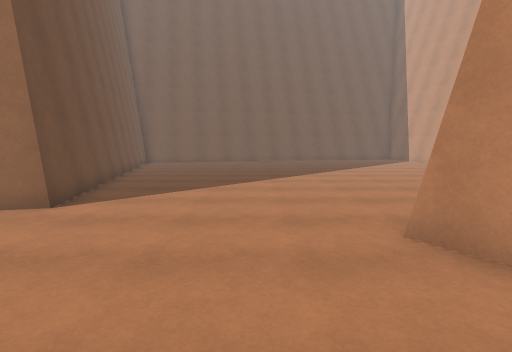
view 1 (above)

22 first-person views from a walk through a scene from a Unity 3-D project. The camera is 1.4 m above the floor, tilts 6° down and sees 80° across. The floor is counted in squares, 1 m on a side. Each view is taken from the middle of a square. On the plan, view 1 faces up. The plan holds only what a view shows up to about 14 squares ahead; the rest is blank. The place goes on beyond the plan. The player is left out. Surface patterns are stand-ins for the level's own textures.

view 2
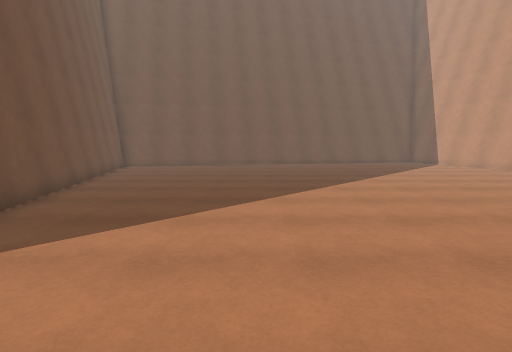

view 3
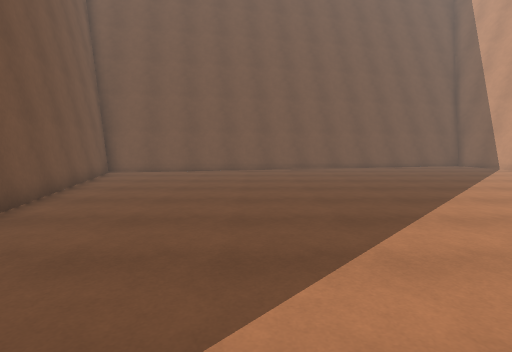

view 4
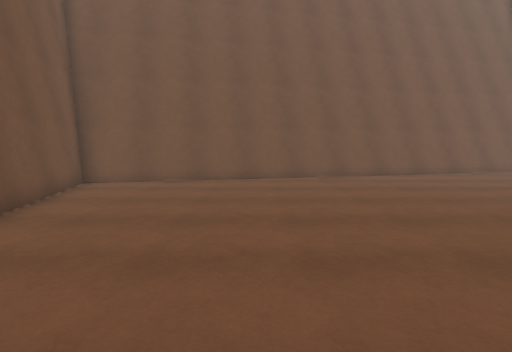

view 5
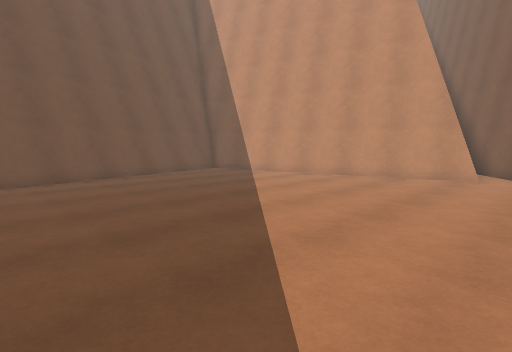

view 6
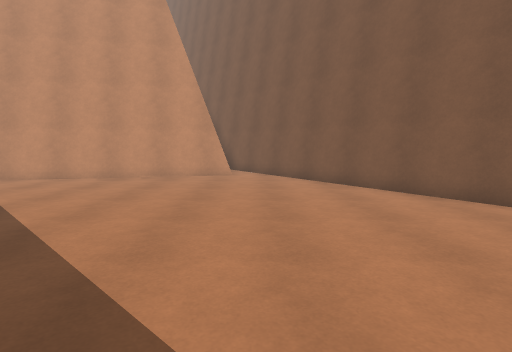

view 7
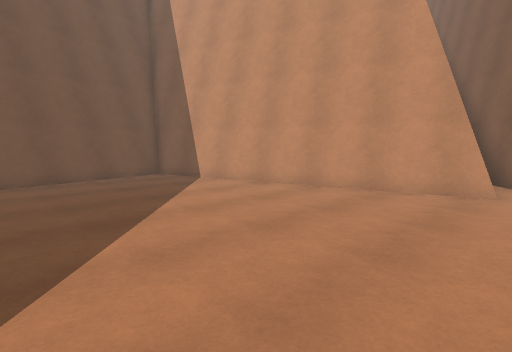

view 8
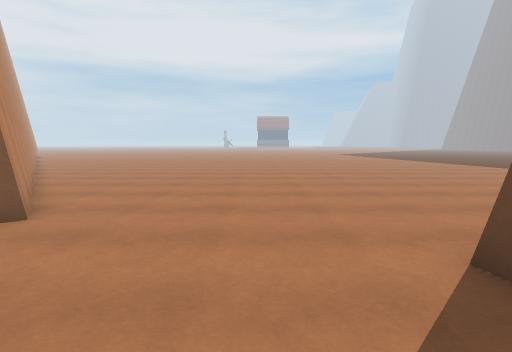

view 9
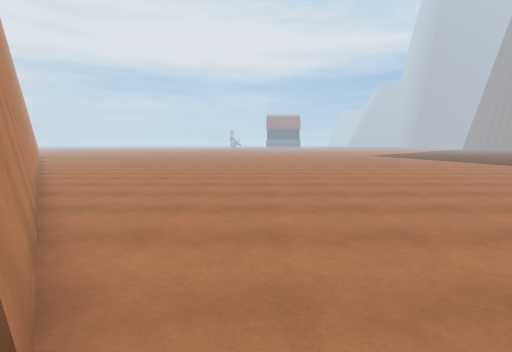

view 10
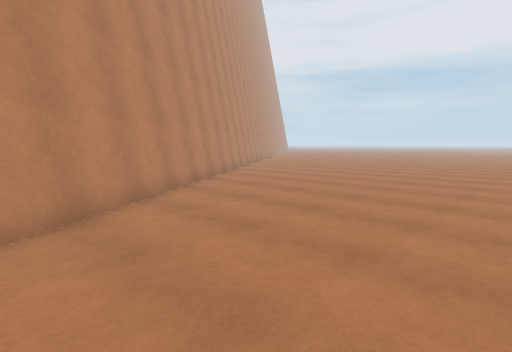

view 11
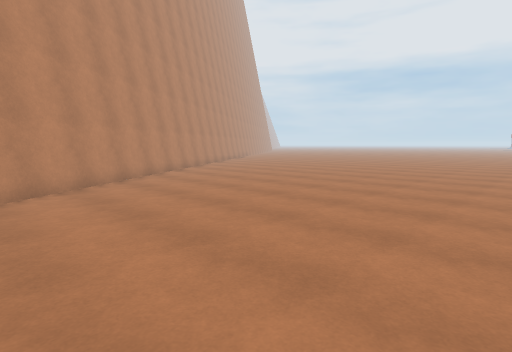

view 12
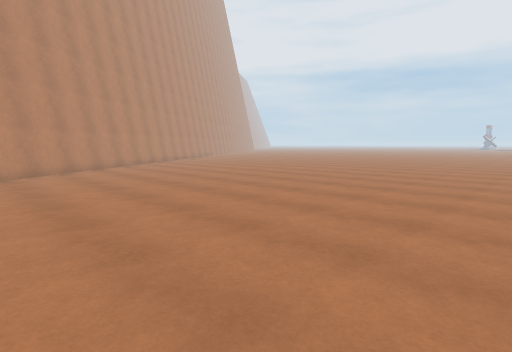

view 13
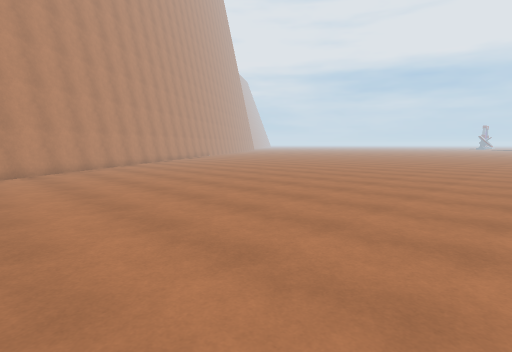

view 14
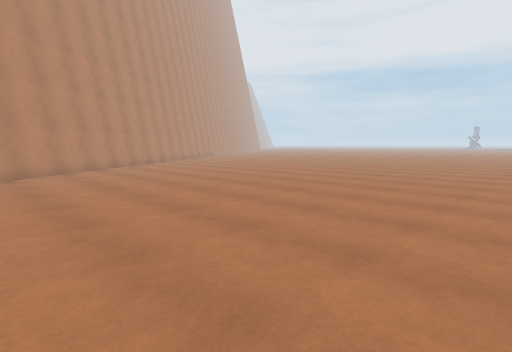

view 15
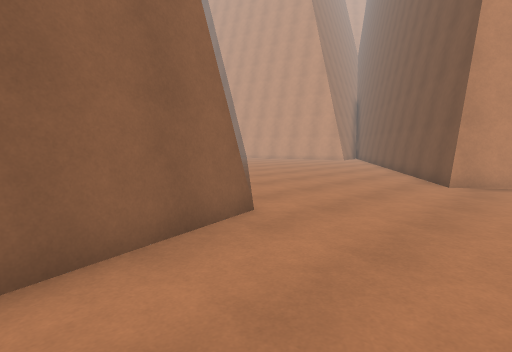

view 16
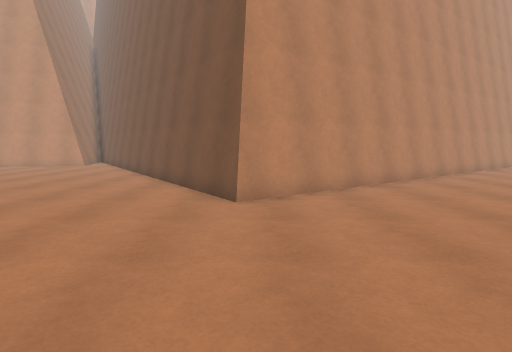

view 17
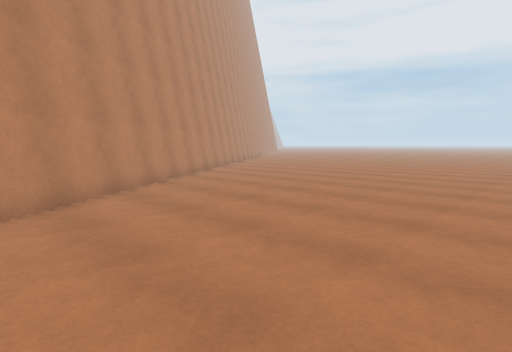

view 18
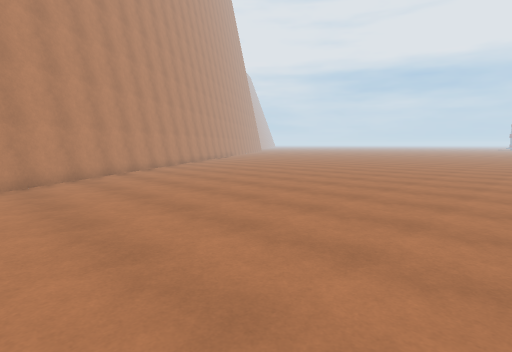

view 19
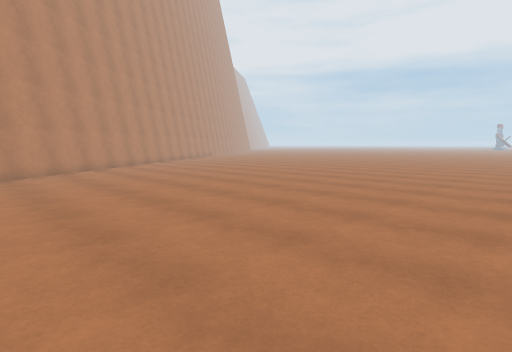

view 20
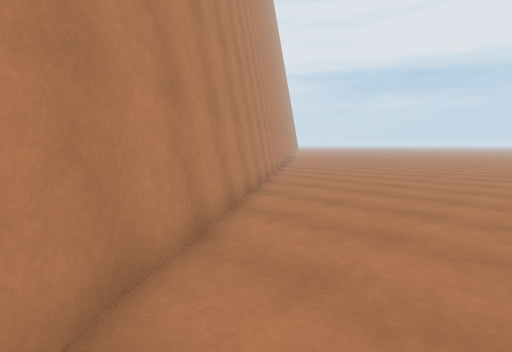

view 21
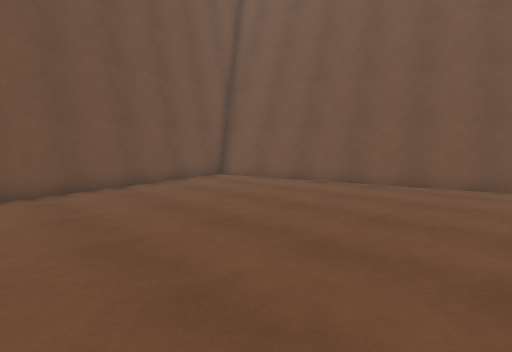

view 22
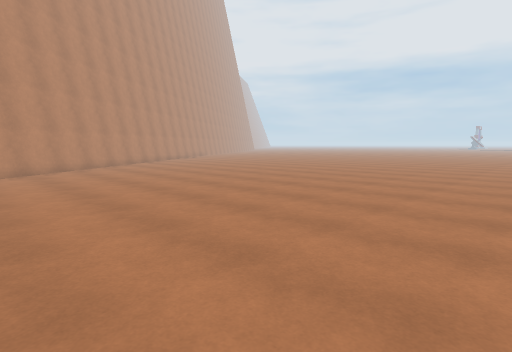

### Floor plan
Points are (right, up) in squares from view 1. A wall is a line through its corners. A room is listed if a view was taken in it or the views show most of it. See-through windows are left out.
Room 1 (views 1, 2, 3, 4, 5, 6, 7, 8, 9, 10, 11, 12, 13, 14, 15, 16, 17, 18, 19, 20, 21, 22)
walls: (14.9, 15.1) (12.3, 26.7); (15, 15.5) (12.6, 26.4); (16.6, -15.6) (2.4, 4.4) (15, 13.3); (10.1, 27.6) (-8.5, 23.4) (-4.7, 6.7) (-8.8, 5.8); (11.4, 27.6) (-8.5, 23)
low walls: (-1.5, 24.4) (-5.7, 23.5); (-6.5, 23.3) (-8.3, 22.9); (2.5, 25.3) (-1.3, 24.5); (7.3, 26.4) (3.2, 25.5); (11.4, 27.3) (7.6, 26.5)

Where each view was taken, in squares from view 1:
view 1: 0 up, 0 right, facing up
view 2: 4 up, 0 right, facing up
view 3: 8 up, 1 left, facing up
view 4: 12 up, 2 left, facing up
view 5: 13 up, 1 right, facing up-right
view 6: 14 up, 1 right, facing right
view 7: 14 up, 5 right, facing up-right
view 8: 10 up, 2 left, facing down
view 9: 6 up, 1 right, facing down
view 10: 1 down, 1 right, facing down-right
view 11: 6 down, 1 right, facing down-right
view 12: 5 down, 5 left, facing down-right
view 13: 4 down, 6 left, facing down-right
view 14: 1 up, 9 left, facing down-right
view 15: 2 up, 9 left, facing up-right
view 16: 4 up, 5 left, facing right
view 17: 9 down, 5 right, facing down-right
view 18: 9 down, 1 right, facing down-right
view 19: 9 down, 2 left, facing down-right
view 20: 8 down, 9 right, facing down-right
view 21: 14 up, 3 right, facing up-left
view 22: 2 down, 8 left, facing down-right
